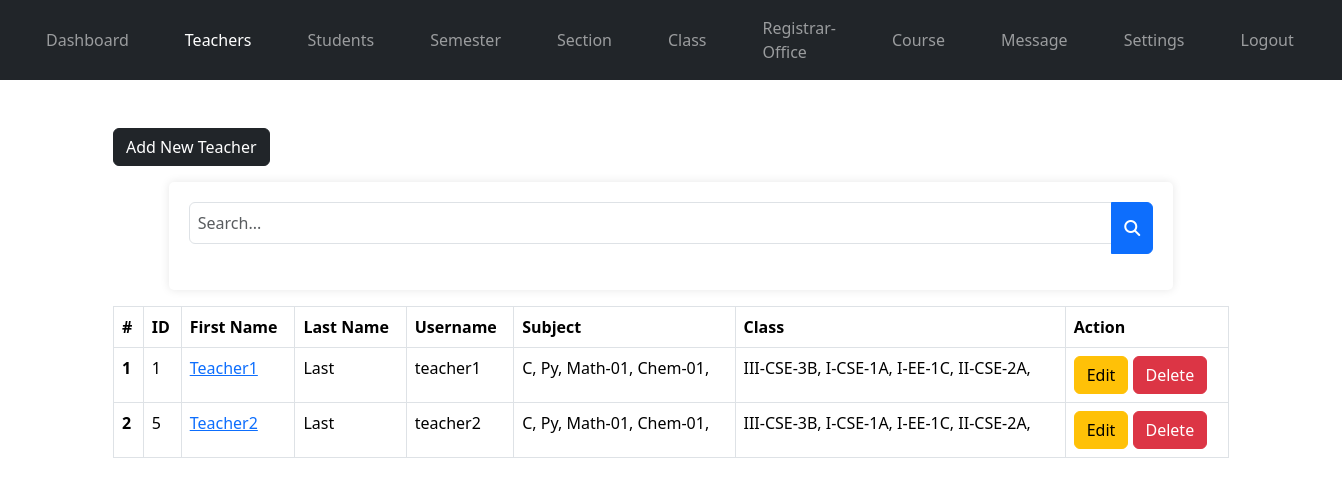
Page /admin/teacher.php (signed in) on the committed database.
### tables this page shows
CREATE TABLE `teachers` (
  `teacher_id` int(11) NOT NULL,
  `username` varchar(127) NOT NULL,
  `password` varchar(255) NOT NULL,
  `class` varchar(31) NOT NULL,
  `fname` varchar(127) NOT NULL,
  `lname` varchar(127) NOT NULL,
  `subjects` varchar(31) NOT NULL,
  `address` varchar(31) NOT NULL,
  `employee_number` int(11) NOT NULL,
  `date_of_birth` date DEFAULT NULL,
  `phone_number` varchar(31) NOT NULL,
  `qualification` varchar(127) NOT NULL,
  `gender` varchar(7) NOT NULL,
  `email_address` varchar(255) NOT NULL,
  `date_of_joined` datetime NOT NULL DEFAULT current_timestamp()
);

### admin/data/teacher.php (called while the page is built, shortened)
<?php
function getAllTeachers($conn){
   $sql = "SELECT * FROM teachers";
   $stmt = $conn->prepare($sql);
   $stmt->execute();
   if ($stmt->rowCount() >= 1) {
     $teachers = $stmt->fetchAll();
     return $teachers;
   }else {
   	return 0;
   }
}

### admin/data/subject.php (called while the page is built, shortened)
<?php
function getSubjectById($subject_id, $conn){
   $sql = "SELECT * FROM subjects
           WHERE subject_id=?";
   $stmt = $conn->prepare($sql);
   $stmt->execute([$subject_id]);
   if ($stmt->rowCount() == 1) {
     $subject = $stmt->fetch();
     return $subject;
   }else {
   	return 0;
   }
}
?>

### admin/data/class.php (called while the page is built, shortened)
<?php
function getClassById($class_id, $conn){
   $sql = "SELECT * FROM class
           WHERE class_id=?";
   $stmt = $conn->prepare($sql);
   $stmt->execute([$class_id]);
   if ($stmt->rowCount() == 1) {
     $class = $stmt->fetch();
     return $class;
   }else {
    return 0;
   }
}
?>

### admin/data/semester.php (called while the page is built, shortened)
<?php
function getGradeById($grade_id, $conn){
   $sql = "SELECT * FROM semester
           WHERE semester_id=?";
   $stmt = $conn->prepare($sql);
   $stmt->execute([$grade_id]);
   if ($stmt->rowCount() == 1) {
     $grade = $stmt->fetch();
     return $grade;
   }else {
    return 0;
   }
}
?>

### admin/data/section.php (called while the page is built, shortened)
<?php
function getSectionById($section_id, $conn){
   $sql = "SELECT * FROM section
           WHERE section_id=?";
   $stmt = $conn->prepare($sql);
   $stmt->execute([$section_id]);
   if ($stmt->rowCount() == 1) {
     $section = $stmt->fetch();
     return $section;
   }else {
    return 0;
   }
}
?>

### admin/teacher.php (the view, shortened to what this page needs)
<?php
if (isset($_SESSION['admin_id']) &&
    isset($_SESSION['role'])) {
    if ($_SESSION['role'] == 'Admin') {
       include "../db_connection.php";
       include "data/teacher.php";
       include "data/subject.php";
       include "data/semester.php";
       include "data/class.php";
       include "data/section.php";
       $teachers = getAllTeachers($conn);
 ?>
<?php
       include "../header.php";
?>
<body>
<?php
       include "../nav.php";
?>
    <?php
        if ($teachers != 0) {
     ?>
     <div class="container mt-5">
        <a href="teacher-add.php"
           class="btn btn-dark">Add New Teacher</a>
           <form action="teacher-search.php"
                 class="mt-3 n-table"
                 method="get">
             <div class="input-group mb-3">
                <input type="text"
                       class="form-control"
                       name="searchKey"
                       placeholder="Search...">
                <button class="btn btn-primary">
                        <i class="fa fa-search"
                           aria-hidden="true"></i>
                      </button>
             </div>
           </form>
           <div class="table-responsive">
              <table class="table table-bordered mt-3 n-table">
                <thead>
                  <tr>
                    <th scope="col">#</th>
                    <th scope="col">ID</th>
                    <th scope="col">First Name</th>
                    <th scope="col">Last Name</th>
                    <th scope="col">Username</th>
                    <th scope="col">Subject</th>
                    <th scope="col">Class</th>
                    <th scope="col">Action</th>
                  </tr>
                </thead>
                <tbody>
                  <?php $i = 0; foreach ($teachers as $teacher ) {
                    $i++;  ?>
                  <tr>
                    <th scope="row"><?=$i?></th>
                    <td><?=$teacher['teacher_id']?></td>
                    <td><a href="teacher-view.php?teacher_id=<?=$teacher['teacher_id']?>">
                         <?=$teacher['fname']?></a></td>
                    <td><?=$teacher['lname']?></td>
                    <td><?=$teacher['username']?></td>
                    <td>
                       <?php
                           $s = '';
                           $subjects = str_split(trim($teacher['subjects']));
                           foreach ($subjects as $subject) {
                              $s_temp = getSubjectById($subject, $conn);
                              if ($s_temp != 0)
                                $s .=$s_temp['subject_code'].', ';
                           }
                           echo $s;
                        ?>
                    </td>
                    <td>
                      <?php
                           $c = '';
                           $classes = str_split(trim($teacher['class']));
                           foreach ($classes as $class_id) {
                               $class = getClassById($class_id, $conn);
                              $c_temp = getGradeById($class['semester'], $conn);
                              $section = getSectionById($class['section'], $conn);
                              if ($c_temp != 0)
                                $c .=$c_temp['semester_code'].'-'.
                                     $c_temp['semester'].$section['section'].', ';
                           }
                           echo $c;
                        ?>
                    </td>
                    <td>
                        <a href="teacher-edit.php?teacher_id=<?=$teacher['teacher_id']?>"
                           class="btn btn-warning">Edit</a>
                        <a href="teacher-delete.php?teacher_id=<?=$teacher['teacher_id']?>"
                           class="btn btn-danger">Delete</a>
                    </td>
                  </tr>
                <?php } ?>
                </tbody>
              </table>
           </div>
         <?php } ?>
     </div>
</body>
<?php
        include "../footer.php";
?>
<?php
  }else {
    header("Location: ../login.php");
    exit;
  }
}else {
	header("Location: ../login.php");
	exit;
}
?>

### static/styles.css (style rules this page uses)
* { margin: 0; padding: 0; }
body { font-family: Arial, sans-serif; margin: 0; padding: 0px; background-color: #f4f4f4; color: #333; }
form { width: 90%; margin: 0 auto; background: #fff; padding: 20px; border-radius: 5px; box-shadow: 0 0 10px rgba(0, 0, 0, 0.1); }
input[type="text"], input[type="password"], input[type="submit"] { width: 100%; padding: 8px; margin-bottom: 10px; box-sizing: border-box; }

### rows in the picture
teachers: teacher_id "1", fname "Teacher1", lname "Last", username "teacher1", s "C, Py, Math-01, Chem-01,", c "III-CSE-3B, I-CSE-1A, I-EE-1C, II-CSE-2A,"
teachers: teacher_id "5", fname "Teacher2", lname "Last", username "teacher2", s "C, Py, Math-01, Chem-01,", c "III-CSE-3B, I-CSE-1A, I-EE-1C, II-CSE-2A,"
